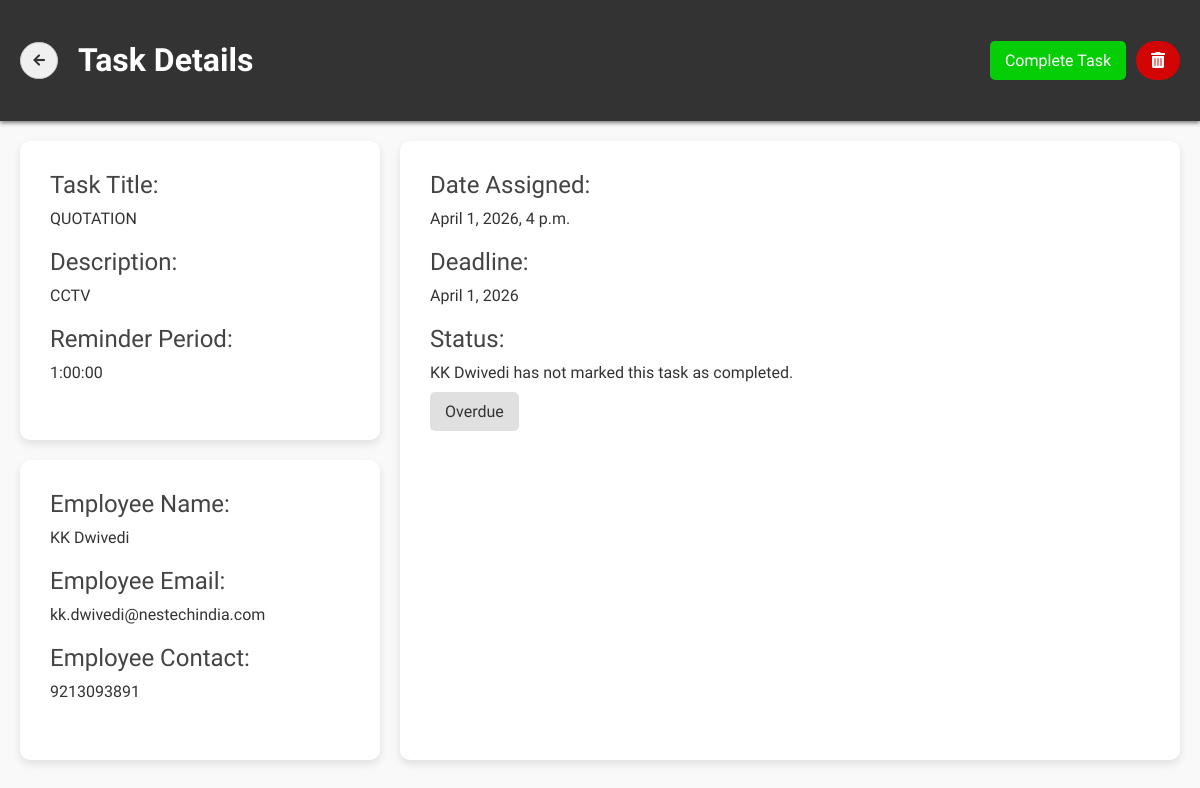
Page /dashboard/task/398/ (signed in) on the committed database.
### MITR_app/models.py (models this page shows, shortened)
class Task(models.Model):
    REMIND_CHOICES = (
        ('', '---------'),
        (timedelta(hours=1), '1 Hour'),
        (timedelta(hours=2), '2 Hours'),
        (timedelta(hours=3), '3 Hours'),
        (timedelta(hours=4), '4 Hours'),
        (timedelta(hours=5), '5 Hours'),
        (timedelta(hours=6), '6 Hours'),
        (timedelta(hours=12), '12 Hours'),
        (timedelta(days=1), '1 Day'),
        (timedelta(days=2), '2 Days'),
        (timedelta(days=3), '3 Days'),
        (timedelta(days=7), '1 Week'),
        (timedelta(weeks=2), '2 Weeks'),
        (timedelta(weeks=3), '3 Weeks'),
        (timedelta(weeks=4), '1 Month'),
    )
    task_id = models.CharField(
        max_length=50,
        unique=True,
        editable=False,  # Prevent manual editing in forms/admin
        default=None,
        null=True,  # Allow null initially for pre-save generation
        blank=True
    )
    title = models.CharField(max_length=100)
    description = models.TextField()
    email = models.EmailField()
    employee = models.ForeignKey('Employee', on_delete=models.CASCADE, null=True, blank=True)
    remind_every = models.DurationField()
    submission_date = models.DateField(default=datetime.now())
    date_added = models.DateTimeField(default=timezone.now)
    completed = models.BooleanField(default=False)
    client_company = models.CharField(max_length=100,null=True)
    client_phone_number = models.CharField(max_length=15)
    employee_marked_completed = models.BooleanField(default=False)
    next_reminder_date = models.DateTimeField(default=timezone.now)
    completed_date = models.DateTimeField(null=True, blank=True)
    overdue_reason = models.CharField(max_length=5000, null=True, default=False)
    completed_by = models.ForeignKey(CustomUser, null=True, blank=True, on_delete=models.SET_NULL, related_name='completed_tasks')
    completed_at = models.DateTimeField(null=True, blank=True)
    rework_by = models.ForeignKey(CustomUser, null=True, blank=True, on_delete=models.SET_NULL, related_name='reworked_tasks')
    rework_date = models.DateTimeField(null=True, blank=True)
    last_overdue_reminder = models.DateTimeField(null=True, blank=True)
    def save(self, *args, **kwargs):
        if not self.next_reminder_date:
            self.next_reminder_date = timezone.now() + self.remind_every
        if self.completed and not self.completed_date:
            self.completed_date = timezone.now().date()
        super().save(*args, **kwargs)
        if not self.completed:
            self.schedule_reminder_emails()

class Employee(models.Model):
    user = models.OneToOneField(settings.AUTH_USER_MODEL, on_delete=models.CASCADE, null=True, blank=True)
    name = models.CharField(max_length=100)
    email = models.EmailField(unique=True)
    phone_number = models.CharField(max_length=15)
    company = models.CharField(max_length=100, default='TO_BE_ASSIGNED')
    coordinator = models.BooleanField(default=False)

### MITR_app/views.py (the view, shortened to what this page needs)
# urls.py: path('dashboard/task/<int:task_id>/', views.task_view, name='task_view'),
@login_required
def task_view(request, task_id):
    task = get_object_or_404(Task, id=task_id)
    user = request.user
    try:
        employee = Employee.objects.get(email=user.email)
        is_employee = True
    except Employee.DoesNotExist:
        employee = None
        is_employee = False
    form = TaskForm(request.POST or None, instance=task)
    context = {
        'task': task,
        'today': now().astimezone(pytz.timezone('Asia/Kolkata')).date(),
        'is_employee': is_employee,
        'form': form,  # Pass the form to the template
        'employee': employee,
    }
    return render(request, 'task_view.html', context)

### MITR_app/templates/task_view.html (shortened to what this page needs)
<!DOCTYPE html>
<html lang="en">
<head>
  <link rel="stylesheet" href="https://cdnjs.cloudflare.com/ajax/libs/font-awesome/5.15.3/css/all.min.css">
</head>
<body>
  <div class="header">
    <div class="header-left">
      <a href="{% url 'dashboard' %}">
      <button class="back-btn">
        <i class="fas fa-arrow-left"></i>
      </button>
      </a>
      <h1 style="color: white;">Task Details</h1>
    </div>
    <div class="header-right">
      {% if not task.completed and not is_employee and user.is_superuser %}
          <form method="POST" action="{% url 'task_view' task.id %}">
          <button type="submit" name="complete_task" class="complete-task-btn">Complete Task</button>
        </form>
      {% endif %}
      {% if not is_employee and user.is_superuser %}
        <form method="post" action="{% url 'delete_task' task.id %}">
          <button type="submit" class="delete-task-btn"><i class="fas fa-trash-alt"></i></button>
        </form>
      {% endif %}
    </div>
  </div>
  <div class="container">
    <div class="left-column">
      <div class="card">
        <h2>Task Title:</h2>
        <p class="value">{{ task.title }}</p>
        <h2>Description:</h2>
        <p class="value">{{ task.description }}</p>
        <h2>Reminder Period:</h2>
        <p class="value" style="text-align: left;">{{ task.remind_every }}</p>
      </div>
      <div class="card">
        <h2>Employee Name:</h2>
        <p class="value">{{ task.employee.name }}</p>
        <h2>Employee Email:</h2>
        <p class="value">{{ task.employee.email }}</p>
        <h2>Employee Contact:</h2>
        <p class="value">{{ task.employee.phone_number }}</p>
      </div>
    </div>
    <div class="card wide-card">
      <h2>Date Assigned:</h2>
        <p class="value">{{ task.date_added }}</p>
      <h2>Deadline:</h2>
        <p class="value" style="text-align: left;">{{ task.submission_date }}</p>
      <div class="status-container">
        <h2>Status:</h2>
        <div class="message">
          {% if task.employee_marked_completed %}
              {{ task.employee.name }} has marked this task as completed at {{task.completed_date}}
          {% else %}
              {{ task.employee.name }} has not marked this task as completed.
          {% endif %}
        </div>
        <div class="status-indicator">
          {% if task.completed %}
            <label style="background-color: green; color: white;" class="status-label">Completed</label>
          {% elif task.submission_date > today %}
            <label class="status-label">Pending</label>
          {% else %}
            <label class="status-label">Overdue</label>
          {% endif %}
        </div>
      </div>
    </div>
  </div>
</body>
</html>

### MITR_app/templates/task_view.html (style rules this page uses)
body { margin: 0; font-family: 'Google Sans', sans-serif; background-color: #f9f9f9; color: #333; height: 100vh; display: flex; flex-direction: column; }
.header { display: flex; align-items: center; justify-content: space-between; padding: 20px; background-color: #333; box-shadow: 0 2px 4px rgba(0, 0, 0, 0.5); }
.header-left { display: flex; align-items: center; }
.header-right { display: flex; align-items: center; }
.back-btn { background-color: #f0f0f0; color: #333; border: 1px solid #ccc; padding: 10px; border-radius: 100px; cursor: pointer; margin-right: 20px; transition: background-color 0.3s ease; align-items: center; justify-content: center; width: 38px; }
.container { height: 100%; display: flex; justify-content: space-between; margin: 20px; gap: 20px; flex: 1; }
.left-column { display: flex; flex-direction: column; flex: 1; }
.card { height: auto; background-color: #fff; border-radius: 10px; padding: 30px; box-shadow: 0 4px 8px rgba(0, 0, 0, 0.1); margin-bottom: 20px; flex: 1; }
.wide-card { flex: 2; }
h2 { margin: 0 0 10px; font-weight: 500; color: #444; }
.value { margin: 0 0 20px; text-align: left; }
.status-container { margin-bottom: 20px; }
.status-indicator { display: flex; justify-content: flex-start; margin-top: 10px; }
.status-label { background-color: #e0e0e0; border-radius: 5px; padding: 10px 15px; margin-right: 10px; cursor: default; pointer-events: none; }
.complete-task-btn { background-color: rgb(6, 206, 6); font-family: 'Google Sans', sans-serif; font-size: 100%; padding: 10px 15px; color: white; border: none; border-radius: 5px; cursor: pointer; display: block; margin-right: auto; margin-left: 10px; }
.delete-task-btn { background-color: rgb(210, 4, 4); font-family: 'Google Sans', sans-serif; color: white; border: none; border-radius: 500px; font-size: 100%; padding: 10px 15px; cursor: pointer; margin-right: auto; margin-left: 10px; }

### rows in the picture
Task: title "QUOTATION", description "CCTV", remind_every "1:00:00", employee.name "KK Dwivedi", employee.email "kk.dwivedi@nestechindia.com", employee.phone_number "9213093891", date_added "April 1, 2026, 4 p.m.", submission_date "April 1, 2026"
